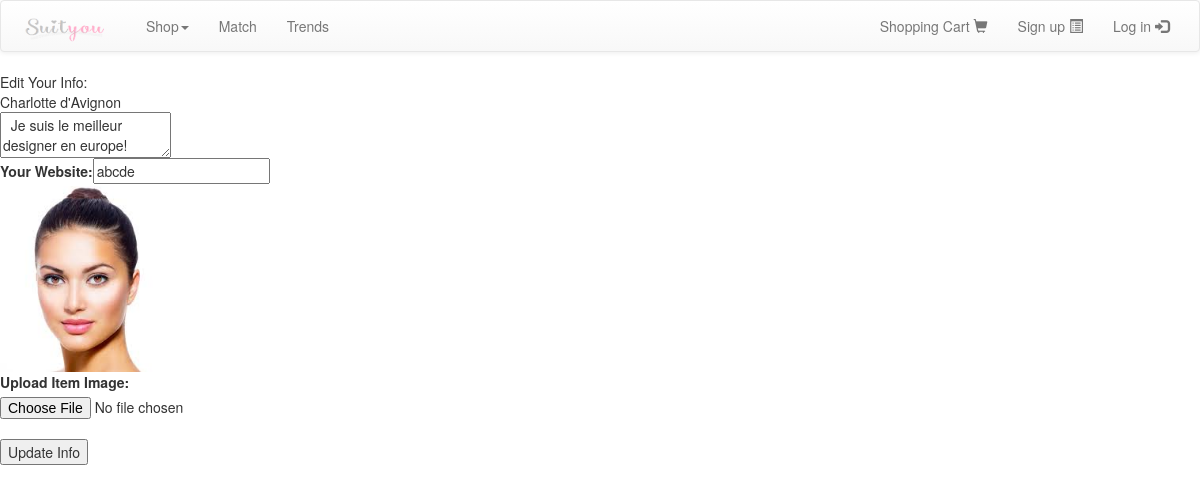
The app's page /edit_designer_profile.php?designerId=1, older data.
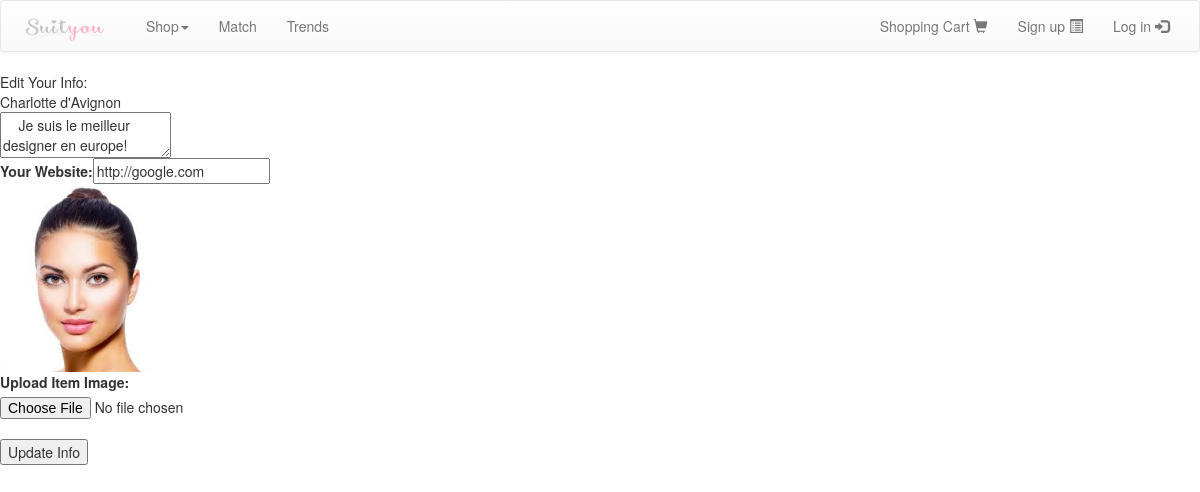
The same page, newer data.
### tables this page shows
CREATE TABLE IF NOT EXISTS `users` (
  `user_id` int(11) NOT NULL AUTO_INCREMENT,
  `email` varchar(500) NOT NULL,
  `first_name` varchar(255) NOT NULL,
  `last_name` varchar(255) NOT NULL,
  `address` varchar(500) DEFAULT NULL,
  `gender` enum('MALE','FEMALE') NOT NULL,
  `birth_date` date NOT NULL,
  `is_designer` tinyint(1) NOT NULL DEFAULT '0',
  `is_admin` tinyint(1) NOT NULL DEFAULT '0',
  `avatar` varchar(255) NOT NULL,
  `coupon_meter` int(11) NOT NULL DEFAULT '0',
  `description` text,
  `website_link` varchar(500) DEFAULT NULL,
  `is_spammer` tinyint(1) NOT NULL DEFAULT '0',
  `is_spammer_time` timestamp NULL DEFAULT NULL,
  `time_tracking_ctr` int(11) NOT NULL DEFAULT '0',
  PRIMARY KEY (`user_id`)
);

### edit_designer_profile.php (the view, shortened to what this page needs)
<?php
include("header.php");
$designer = NULL;
if(!empty($_GET["designerId"])) {
	$desQuery = mysql_query("SELECT * FROM users WHERE user_id =".$_GET["designerId"]);
	$designer = mysql_fetch_array($desQuery);
	$name=$designer['first_name']." ".$designer['last_name'];
}
?>
	<div id="site_content">
		<div id="content">
			<div class="edit_designer_info_form">
				<?php if ($designer == NULL) {
				 } else { ?>
					<form id="edit_designer" action="designer_management.php?designerId=<?php echo $designer['user_id']; ?>" method="post" enctype="multipart/form-data".>
				<?php } ?>
			        Edit Your Info:<br />
			        <div class="center">
						<?php echo $name ?>
						<br/>
						<?php if ($designer != NULL) { ?>
						<textarea name="description" form="edit_designer" placeholder="Describe yourself..."><?php echo $designer["description"]	 ?> </textarea>
						<?php } ?>
						<br/>
			        	<label for="website_link">Your Website: </label><input type="text" id="website_link" name="website_link" placeholder="Enter your website..." value="<?php if ($designer != NULL) echo $designer['website_link']; ?>" /><br />
						<?php if ($designer != NULL) { ?>
					    	<img src="images/users/<?php echo $designer['avatar']; ?>" width="170"/><br/>
						<?php } ?>
						<label for="imageToUpload">Upload Item Image:</label><input type="file" name="imageToUpload" id="imageToUpload" <?php if ($designer == NULL) echo "required"; ?>><br/>
						<?php if ($designer != NULL) { ?>
							<input type="submit" value="Update Info" name="submit"/>
						<?php } ?>
					</div>
			    </form>
			</div>
	</div>
</div>
  </body>
</html>

Row changes from the older to the newer data that the page shows:
changed users "Charlotte d'Avignon": website_link "abcde" → "http://google.com"
